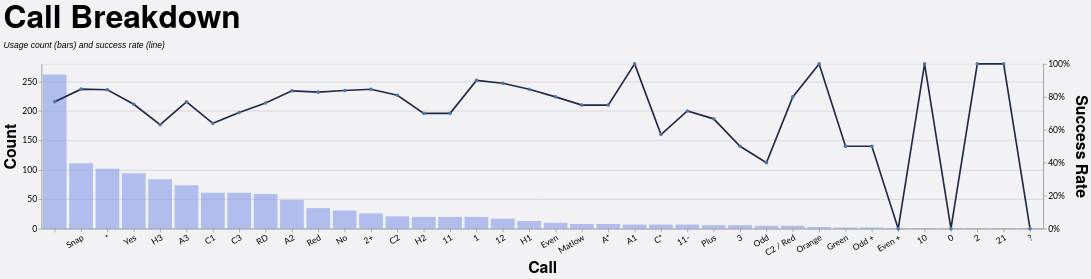

Specify this chart in Vega-Lite:
### Vega-Lite specification from a JSON file in a GitHub repository (floating-point values rounded to 4 significant figures; data arrays with more than 128 entries replaced by an {"elided": "..."} marker saying what was removed)
{"config": {"axis": {"labelFont": "Lato, sans-serif", "titleFont": "PT Sans Narrow, Helvetica Neue, Helvetica, Arial, sans-serif", "labelFontSize": 13, "titleFontSize": 24, "gridColor": "#202947", "gridOpacity": 0.2}, "header": {"labelFont": "PT Sans Narrow, Helvetica Neue, Helvetica, Arial, sans-serif", "titleFont": "PT Sans Narrow, Helvetica Neue, Helvetica, Arial, sans-serif", "labelFontSize": 24, "titleFontSize": 28, "labelFontWeight": "bold", "orient": "left"}, "legend": {"labelFont": "Lato, sans-serif", "titleFont": "PT Sans Narrow, Helvetica Neue, Helvetica, Arial, sans-serif", "labelFontSize": 14, "titleFontSize": 16, "titlePadding": 5, "fillColor": "white", "strokeColor": "black", "padding": 10, "titleFontWeight": "lighter", "titleFontStyle": "italic", "titleColor": "gray", "offset": 10}, "title": {"font": "PT Sans Narrow, Helvetica Neue, Helvetica, Arial, sans-serif", "fontSize": 48, "fontWeight": "bold", "anchor": "start", "align": "center", "titlePadding": 20, "subtitlePadding": 10, "subtitleFontSize": 13, "subtitleColor": "", "subtitleFontStyle": "italic", "offset": 15, "color": "black"}, "axisX": {"labelAngle": 0}, "facet": {"title": null, "header": null, "align": {"row": "each", "column": "each"}}, "resolve": {"scale": {"y": "independent", "facet": "independent"}}, "background": "#f2f1f4"}, "layer": [{"mark": {"type": "bar", "color": "#7d96e8", "opacity": 0.55}, "encoding": {"tooltip": [{"field": "call", "title": "Call", "type": "nominal"}, {"field": "won", "format": ",.0f", "title": "Won", "type": "quantitative"}, {"field": "attempts", "format": ",.0f", "title": "Attempts", "type": "quantitative"}, {"field": "success_rate", "format": ".1%", "title": "Success Rate", "type": "quantitative"}], "x": {"axis": {"labelAngle": -30}, "field": "call", "sort": "-y", "title": "Call", "type": "nominal"}, "y": {"axis": {"format": ",.0f", "orient": "left"}, "field": "attempts", "title": "Count", "type": "quantitative"}}, "transform": [{"filter": "(loSquad == 'All' || datum.squad == loSquad) && (loGameType == 'All' || (loGameType == 'League + Cup' && (datum.game_type == 'League' || datum.game_type == 'Cup')) || (loGameType == 'League only' && datum.game_type == 'League') || datum.game_type == loGameType) && (loOpposition == 'All' || datum.opposition == loOpposition) && (loThrower == 'All' || datum.thrower == loThrower) && (loJumper == 'All' || datum.jumper == loJumper) && (loArea == 'All' || datum.area == loArea) && (loNumbers == 'All' || datum.numbers == loNumbers) && (loCallType == 'All' || datum.call_type == loCallType)"}, {"filter": "(loSeason == 'All' || datum.season == loSeason)"}, {"aggregate": [{"op": "count", "as": "attempts"}, {"op": "sum", "field": "won", "as": "won"}], "groupby": ["call"]}, {"calculate": "datum.won / datum.attempts", "as": "success_rate"}]}, {"mark": {"type": "line", "color": "#202946", "point": true, "strokeWidth": 2.5}, "encoding": {"tooltip": [{"field": "call", "title": "Call", "type": "nominal"}, {"field": "won", "format": ",.0f", "title": "Won", "type": "quantitative"}, {"field": "attempts", "format": ",.0f", "title": "Attempts", "type": "quantitative"}, {"field": "success_rate", "format": ".1%", "title": "Success Rate", "type": "quantitative"}], "x": {"axis": {"labelAngle": -30}, "field": "call", "sort": "-y", "title": "Call", "type": "nominal"}, "y": {"axis": {"format": "%", "orient": "right"}, "field": "success_rate", "scale": {"domain": [0, 1]}, "title": "Success Rate", "type": "quantitative"}}, "transform": [{"filter": "(loSquad == 'All' || datum.squad == loSquad) && (loGameType == 'All' || (loGameType == 'League + Cup' && (datum.game_type == 'League' || datum.game_type == 'Cup')) || (loGameType == 'League only' && datum.game_type == 'League') || datum.game_type == loGameType) && (loOpposition == 'All' || datum.opposition == loOpposition) && (loThrower == 'All' || datum.thrower == loThrower) && (loJumper == 'All' || datum.jumper == loJumper) && (loArea == 'All' || datum.area == loArea) && (loNumbers == 'All' || datum.numbers == loNumbers) && (loCallType == 'All' || datum.call_type == loCallType)"}, {"filter": "(loSeason == 'All' || datum.season == loSeason)"}, {"aggregate": [{"op": "count", "as": "attempts"}, {"op": "sum", "field": "won", "as": "won"}], "groupby": ["call"]}, {"calculate": "datum.won / datum.attempts", "as": "success_rate"}]}], "data": {"name": "data-e2cc7a9e7d11ff6d493dc632215dd0ca"}, "height": 250, "params": [{"name": "loSquad", "value": "All"}, {"name": "loSeason", "value": "All"}, {"name": "loGameType", "value": "All"}, {"name": "loOpposition", "value": "All"}, {"name": "loThrower", "value": "All"}, {"name": "loJumper", "value": "All"}, {"name": "loArea", "value": "All"}, {"name": "loNumbers", "value": "All"}, {"name": "loCallType", "value": "All"}], "resolve": {"scale": {"y": "independent"}}, "title": {"text": "Call Breakdown", "subtitle": "Usage count (bars) and success rate (line)"}, "width": {"step": 40}, "$schema": "https://vega.github.io/schema/vega-lite/v5.20.1.json", "datasets": {"data-e2cc7a9e7d11ff6d493dc632215dd0ca": {"elided": "1242 records"}}}
